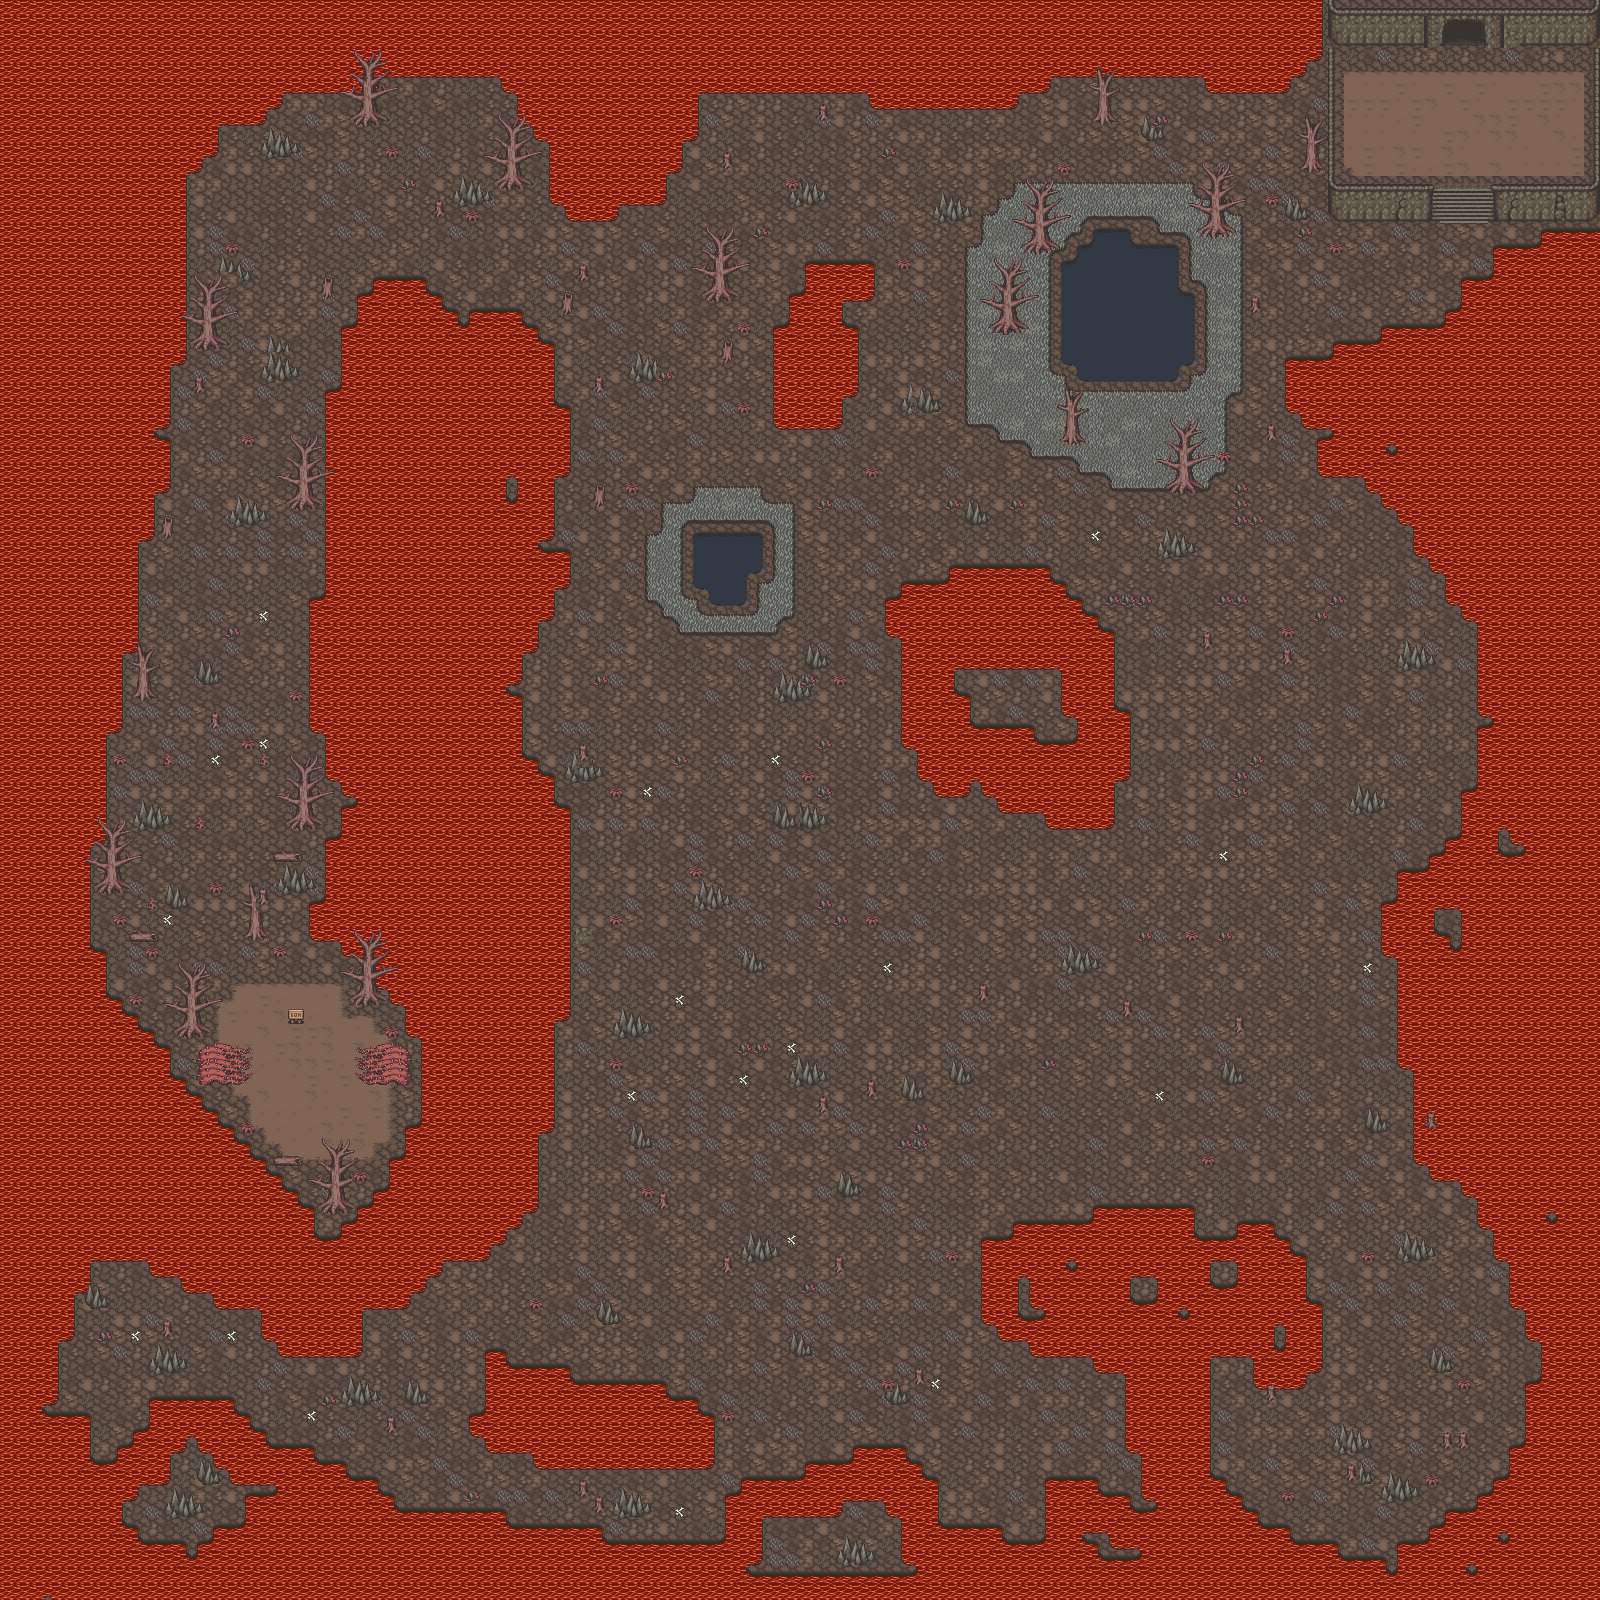

Below is a game level as drawn by its tile map, then a one-line description and the .tmx that defines it (tile-layer data replaced by summaries):
An orthogonal 100x100 tile map with 16x16 px tiles, 2 tile layers (Calque de Tuiles 1, arbres).

<map version="1.4" tiledversion="1.4.2" orientation="orthogonal" renderorder="right-down" width="100" height="100" tilewidth="16" tileheight="16" infinite="0" nextlayerid="5" nextobjectid="1">
 <tileset firstgid="1" source="../tileset/ashlands_tileset.tsx" />
 <layer id="1" name="Calque de Tuiles 1" width="100" height="100">
  <data>[10000 cells, 10000 non-empty, 76 distinct tile ids]</data>
 </layer>
 <layer id="3" name="arbres" width="100" height="100">
  <data>[10000 cells, 1028 non-empty, 122 distinct tile ids]</data>
 </layer>
</map>